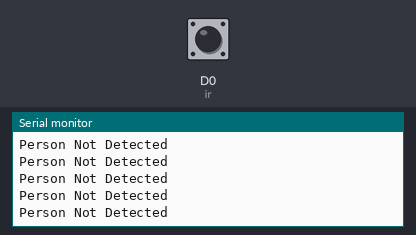
Recording of a sketch running on a simulated ESP8266 (NodeMCU). Shown: the last lines printed to the serial monitor. Inputs (shaded band) come from the test bench; at power-on: D0 (ir) HIGH.

Above: at 1.2 s.
1.3 s: D0 (ir) driven LOW
At 2.0 s:
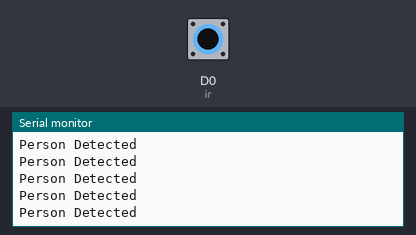
3.2 s: D0 (ir) driven HIGH
At 4.0 s:
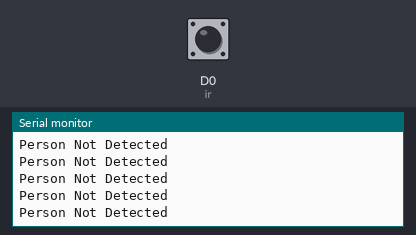
6.2 s: D0 (ir) pulsed LOW 2 times (0.12 s each, 0.3 s apart)
9.8 s: D0 (ir) driven LOW
At 10.7 s:
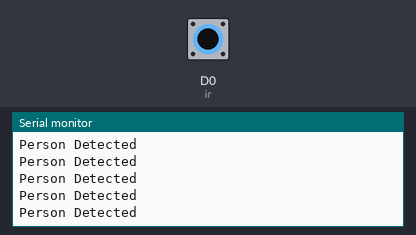
12.8 s: D0 (ir) driven HIGH
At 13.4 s:
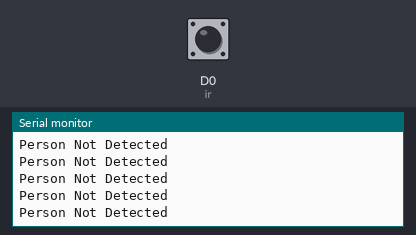
15.8 s: D0 (ir) driven LOW
At 16.8 s:
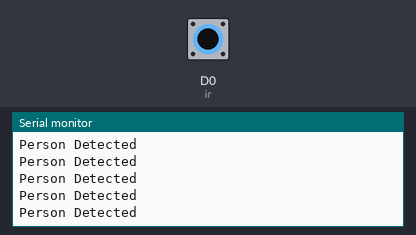

The sketch:

prog3.ino
```cpp
int ir=D0;

void setup() {
  pinMode(ir,INPUT);
  Serial.begin(9600);
}

void loop() {
  if(digitalRead(ir)==0) {
    Serial.println("Person Detected");
  } else {
    Serial.println("Person Not Detected");
  }
}
```

Measured:
- after the input at 1.3 s, the serial monitor: prints a new line at once (image 1)
- after the input at 9.8 s, the serial monitor: prints a new line at once (image 3)
- after the input at 12.8 s, the serial monitor: prints a new line at once (image 4)
- after the input at 15.8 s, the serial monitor: prints a new line at once (image 5)
